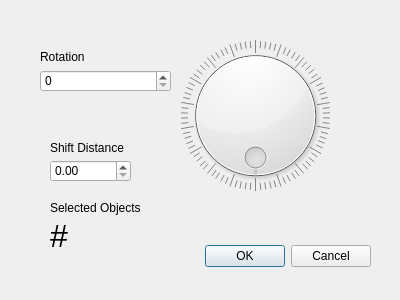
<?xml version="1.0" encoding="UTF-8"?>
<ui version="4.0">
 <class>AdjustDuplicatePointsDialogBase</class>
 <widget class="QDialog" name="AdjustDuplicatePointsDialogBase">
  <property name="geometry">
   <rect>
    <x>0</x>
    <y>0</y>
    <width>400</width>
    <height>300</height>
   </rect>
  </property>
  <property name="windowTitle">
   <string>Adjust Duplicate Points</string>
  </property>
  <widget class="QDialogButtonBox" name="button_box">
   <property name="geometry">
    <rect>
     <x>30</x>
     <y>240</y>
     <width>341</width>
     <height>32</height>
    </rect>
   </property>
   <property name="orientation">
    <enum>Qt::Horizontal</enum>
   </property>
   <property name="standardButtons">
    <set>QDialogButtonBox::Cancel|QDialogButtonBox::Ok</set>
   </property>
  </widget>
  <widget class="QDial" name="dial">
   <property name="geometry">
    <rect>
     <x>170</x>
     <y>40</y>
     <width>171</width>
     <height>151</height>
    </rect>
   </property>
   <property name="cursor">
    <cursorShape>ClosedHandCursor</cursorShape>
   </property>
   <property name="maximum">
    <number>360</number>
   </property>
   <property name="value">
    <number>0</number>
   </property>
   <property name="sliderPosition">
    <number>0</number>
   </property>
   <property name="orientation">
    <enum>Qt::Vertical</enum>
   </property>
   <property name="invertedAppearance">
    <bool>true</bool>
   </property>
   <property name="invertedControls">
    <bool>false</bool>
   </property>
   <property name="wrapping">
    <bool>true</bool>
   </property>
   <property name="notchesVisible">
    <bool>true</bool>
   </property>
  </widget>
  <widget class="QSpinBox" name="spinBox">
   <property name="geometry">
    <rect>
     <x>40</x>
     <y>70</y>
     <width>131</width>
     <height>22</height>
    </rect>
   </property>
   <property name="maximum">
    <number>360</number>
   </property>
  </widget>
  <widget class="QLabel" name="label">
   <property name="geometry">
    <rect>
     <x>40</x>
     <y>50</y>
     <width>47</width>
     <height>13</height>
    </rect>
   </property>
   <property name="text">
    <string>Rotation</string>
   </property>
  </widget>
  <widget class="QLabel" name="label_2">
   <property name="geometry">
    <rect>
     <x>50</x>
     <y>140</y>
     <width>81</width>
     <height>16</height>
    </rect>
   </property>
   <property name="text">
    <string>Shift Distance</string>
   </property>
  </widget>
  <widget class="QDoubleSpinBox" name="shiftdoubleSpinBox">
   <property name="geometry">
    <rect>
     <x>50</x>
     <y>160</y>
     <width>81</width>
     <height>22</height>
    </rect>
   </property>
  </widget>
  <widget class="QLabel" name="label_3">
   <property name="geometry">
    <rect>
     <x>50</x>
     <y>200</y>
     <width>101</width>
     <height>16</height>
    </rect>
   </property>
   <property name="text">
    <string>Selected Objects</string>
   </property>
  </widget>
  <widget class="QLabel" name="label_4">
   <property name="geometry">
    <rect>
     <x>50</x>
     <y>220</y>
     <width>61</width>
     <height>31</height>
    </rect>
   </property>
   <property name="font">
    <font>
     <pointsize>24</pointsize>
    </font>
   </property>
   <property name="text">
    <string>#</string>
   </property>
  </widget>
 </widget>
 <resources/>
 <connections>
  <connection>
   <sender>button_box</sender>
   <signal>accepted()</signal>
   <receiver>AdjustDuplicatePointsDialogBase</receiver>
   <slot>accept()</slot>
   <hints>
    <hint type="sourcelabel">
     <x>20</x>
     <y>20</y>
    </hint>
    <hint type="destinationlabel">
     <x>20</x>
     <y>20</y>
    </hint>
   </hints>
  </connection>
  <connection>
   <sender>button_box</sender>
   <signal>rejected()</signal>
   <receiver>AdjustDuplicatePointsDialogBase</receiver>
   <slot>reject()</slot>
   <hints>
    <hint type="sourcelabel">
     <x>20</x>
     <y>20</y>
    </hint>
    <hint type="destinationlabel">
     <x>20</x>
     <y>20</y>
    </hint>
   </hints>
  </connection>
 </connections>
</ui>
